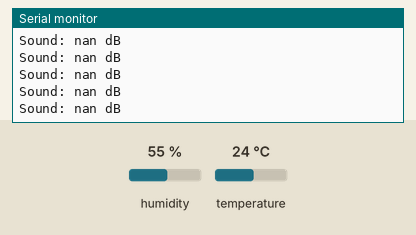
This sketch was run on a simulated ESP32. On the bench: the last lines printed to the serial monitor. Inputs (shaded band) come from the test bench; at power-on: humidity 55 %, temperature 24 °C. WiFi joins after 1.5 s; servers stay silent unless stated; I2S audio is not simulated (input reads silence); uploads are accepted with an empty reply.

Above: at 5.4 s.
5.5 s: humidity set to 22 %
At 5.71 s:
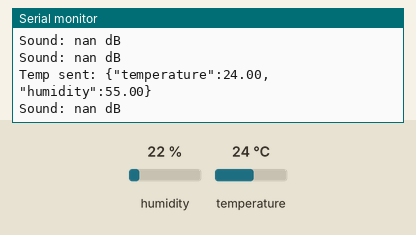
12.2 s: temperature set to 12 °C
At 16.1 s:
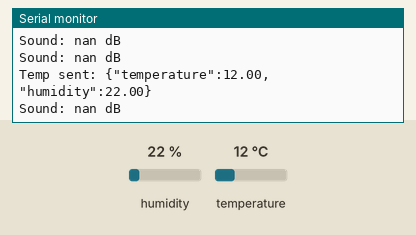
18.4 s: humidity set to 40 %
At 21.29 s:
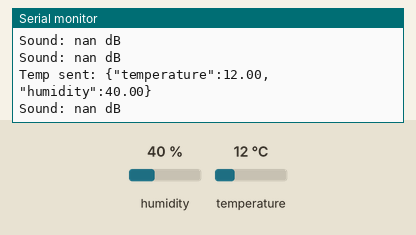
Timing chart, 0 to 22.8 s (numbered marks = the images above; inputs shaded):
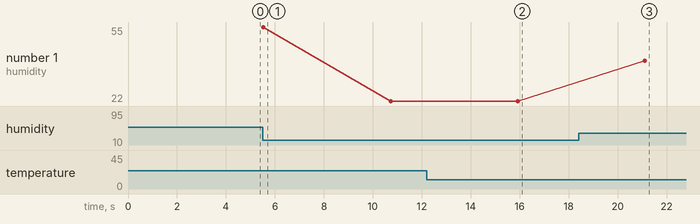

Measured:
- after the input at 12.2 s, the serial monitor: prints a new line after 3.7 s (image 2)
- after the input at 18.4 s, the serial monitor: prints a new line after 2.7 s (image 3)
- plotted number 1: 22 → 40 after the input at 18.4 s

The sketch:

tempsound1.ino
```cpp
#include "DHT.h"
#include <WiFi.h>
#include <HTTPClient.h>
#include <driver/i2s.h>
#include <math.h>

/* ========= WIFI ========= */
const char* ssid = "010";
const char* password = "aezakmii";

/* ========= SERVER URLS ========= */
const char* tempServerUrl  = "http://172.20.10.5:8080/sensors/temperature/1";
const char* noiseServerUrl = "http://172.20.10.5:8080/sensors/noisedetector/1";

/* ========= DHT ========= */
#define DHTPIN 7
#define DHTTYPE DHT11
DHT dht(DHTPIN, DHTTYPE);

/* ========= I2S MIC ========= */
#define I2S_BCLK  4
#define I2S_WS    5
#define I2S_SD    2

#define SAMPLE_RATE 16000
#define SAMPLES     256

int32_t samples[SAMPLES];
double noiseFloor = 1.0;
double smooth_dB = 0;

/* ========= TIMERS ========= */
unsigned long lastTempSend = 0;
unsigned long lastNoiseSend = 0;

const unsigned long TEMP_INTERVAL  = 5000; // 5 sec
const unsigned long NOISE_INTERVAL = 200;  // 200 ms

/* ========= CALIBRATION ========= */
double measureNoiseFloor() {
  const int rounds = 20;
  double rmsSum = 0;

  for (int r = 0; r < rounds; r++) {
    size_t bytes_read;
    i2s_read(I2S_NUM_0, samples, sizeof(samples), &bytes_read, portMAX_DELAY);

    double sum = 0;
    for (int i = 0; i < SAMPLES; i++) {
      int32_t s = samples[i] >> 8;
      sum += (double)s * s;
    }

    rmsSum += sqrt(sum / SAMPLES);
    delay(20);
  }

  return rmsSum / rounds;
}

void setup() {
  Serial.begin(115200);

  /* WIFI */
  WiFi.begin(ssid, password);
  while (WiFi.status() != WL_CONNECTED) {
    delay(300);
    Serial.print(".");
  }
  Serial.println("\nWiFi connected!");

  /* DHT */
  dht.begin();

  /* I2S */
  i2s_config_t i2s_config = {
    .mode = (i2s_mode_t)(I2S_MODE_MASTER | I2S_MODE_RX),
    .sample_rate = SAMPLE_RATE,
    .bits_per_sample = I2S_BITS_PER_SAMPLE_32BIT,
    .channel_format = I2S_CHANNEL_FMT_ONLY_LEFT,
    .communication_format = I2S_COMM_FORMAT_I2S,
    .intr_alloc_flags = ESP_INTR_FLAG_LEVEL1,
    .dma_buf_count = 4,
    .dma_buf_len = SAMPLES,
    .use_apll = false
  };

  i2s_pin_config_t pin_config = {
    .bck_io_num = I2S_BCLK,
    .ws_io_num = I2S_WS,
    .data_out_num = I2S_PIN_NO_CHANGE,
    .data_in_num = I2S_SD
  };

  i2s_driver_install(I2S_NUM_0, &i2s_config, 0, NULL);
  i2s_set_pin(I2S_NUM_0, &pin_config);

  /* Noise floor */
  Serial.println("Calibrating noise...");
  delay(2000);
  noiseFloor = measureNoiseFloor();
  Serial.print("Noise floor = ");
  Serial.println(noiseFloor);
}

/* ================================================= */

void loop() {

  unsigned long now = millis();

  /* ============ FAST NOISE LOOP ============ */

  if (now - lastNoiseSend >= NOISE_INTERVAL) {

    lastNoiseSend = now;

    size_t bytes_read;
    i2s_read(I2S_NUM_0, samples, sizeof(samples), &bytes_read, portMAX_DELAY);

    double sum = 0;
    for (int i = 0; i < SAMPLES; i++) {
      int32_t s = samples[i] >> 8;
      sum += (double)s * s;
    }

    double rms = sqrt(sum / SAMPLES);

    double rel_dB = 20.0 * log10(rms / noiseFloor);
    rel_dB *= 2.5;
    if (rel_dB < 0) rel_dB = 0;

    smooth_dB = 0.8 * smooth_dB + 0.2 * rel_dB;

    Serial.print("Sound: ");
    Serial.print(smooth_dB, 1);
    Serial.println(" dB");

    HTTPClient http;
    http.begin(noiseServerUrl);
    http.addHeader("Content-Type", "application/json");

    String payload = "{\"noise\":" + String(smooth_dB, 1) + "}";

    http.POST(payload);
    http.end();
  }

  /* ============ SLOW DHT LOOP ============ */

  if (now - lastTempSend >= TEMP_INTERVAL) {

    lastTempSend = now;

    float t = dht.readTemperature();
    float h = dht.readHumidity();

    if (isnan(t) || isnan(h)) {
      Serial.println("DHT failed");
      return;
    }

    HTTPClient http;
    http.begin(tempServerUrl);
    http.addHeader("Content-Type", "application/json");

    String payload = "{\"temperature\":" + String(t) +
                     ",\"humidity\":" + String(h) + "}";

    http.POST(payload);

    Serial.print("Temp sent: ");
    Serial.println(payload);

    http.end();
  }
}
```
